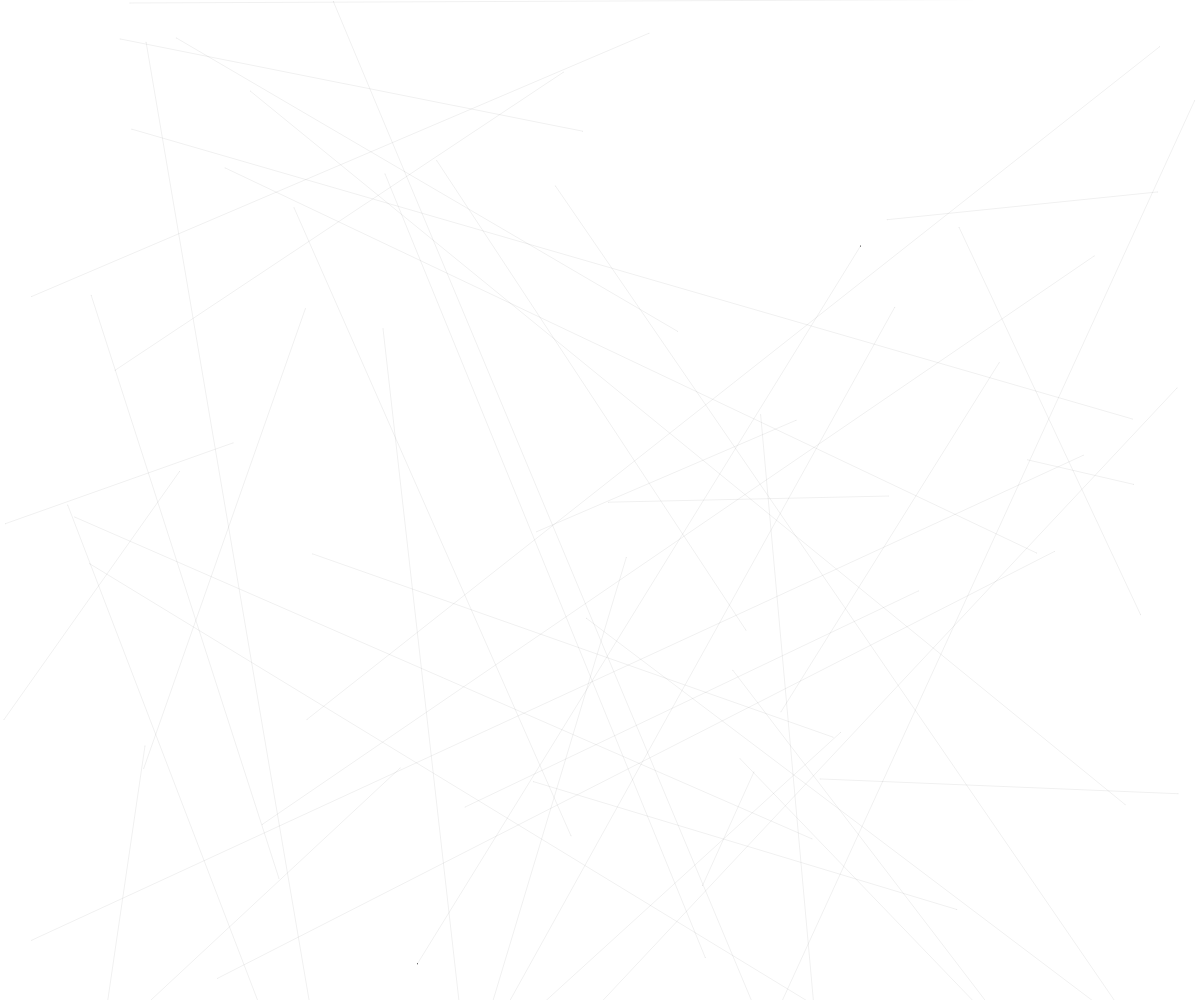
Frame 1 (no input)
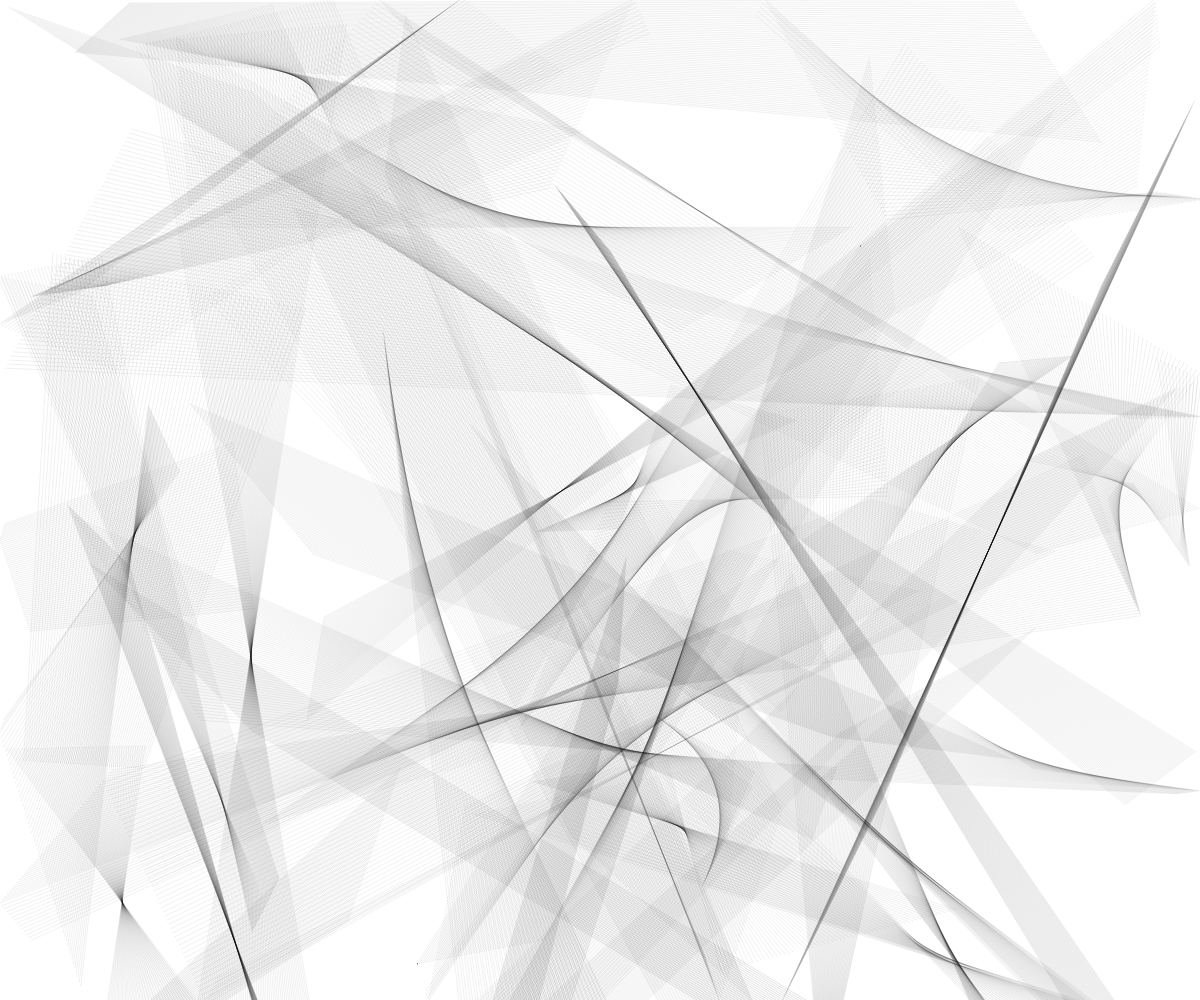
Frame 60 (no input)
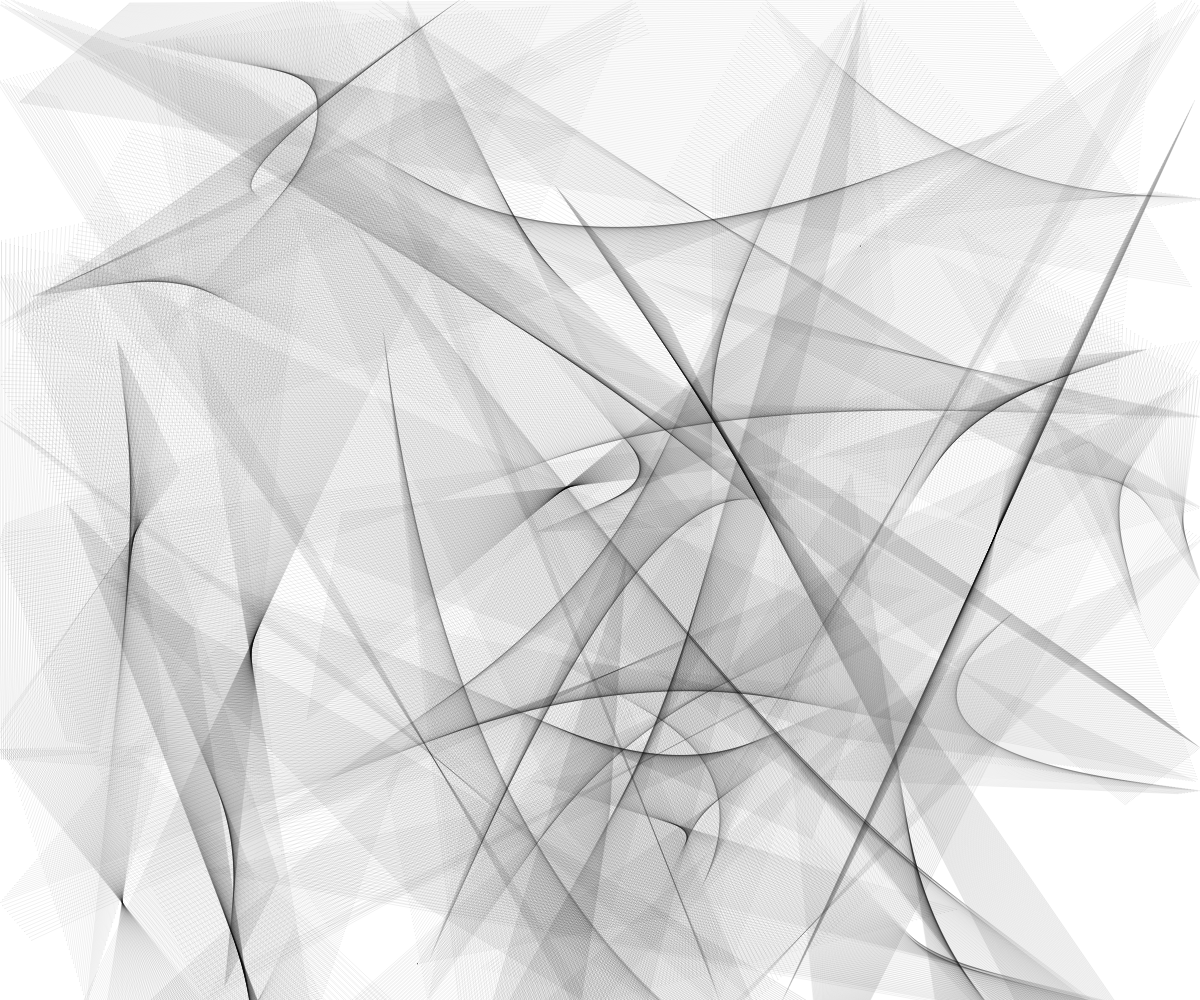
Frame 120 (the mouse pressed at the canvas centre since frame 60)

The p5.js sketch that drew these frames (run headless with seeded random() and noise() and a simulated clock; from frame 60 on, the mouse is pressed at the canvas centre):

// p5.js sketch
// ── sketch.js
var N = 50;
var B1;
var B2;

function setup() {
  createCanvas( windowWidth , windowHeight );
  
  B1 = new Array(N);
  B2 = new Array(N);
  for ( n = 0 ; n < N ; n++ ){
    B1[n] = new Ball();
    B2[n] = new Ball();
  }
}

function draw() {
  //frameRate(30);
  //background( 255 ,255 ,255 );
  
  for ( n = 0 ; n < N ; n++ ){
    B1[n].evolveDraw();
    B2[n].evolveDraw();
    stroke( 0 , 0 , 0 , 15 );
    line( B1[n].pos.x , B1[n].pos.y , B2[n].pos.x , B2[n].pos.y );
  }
}

//new function I created
var Ball = function(){
  this.pos = createVector( random( 0 , width ) , random( 0 , width ) );
  
  this.v = p5.Vector.random2D();
  this.v.mult( random( 1 , 5) );
  
  this.evolveDraw =function() {
    this.pos.add( this.v );
  
    if ( this.pos.x >= width || this.pos.x <= 0 ){
      this.v.x *=-1;
    }
  
    if ( this.pos.y >= height || this.pos.y <= 0 ){
      this.v.y *=-1;
    }
    
    fill( 237 , 2 , 2 );
    point( this.pos.x , this.pos.y , 10 );
    
  };
  
};
